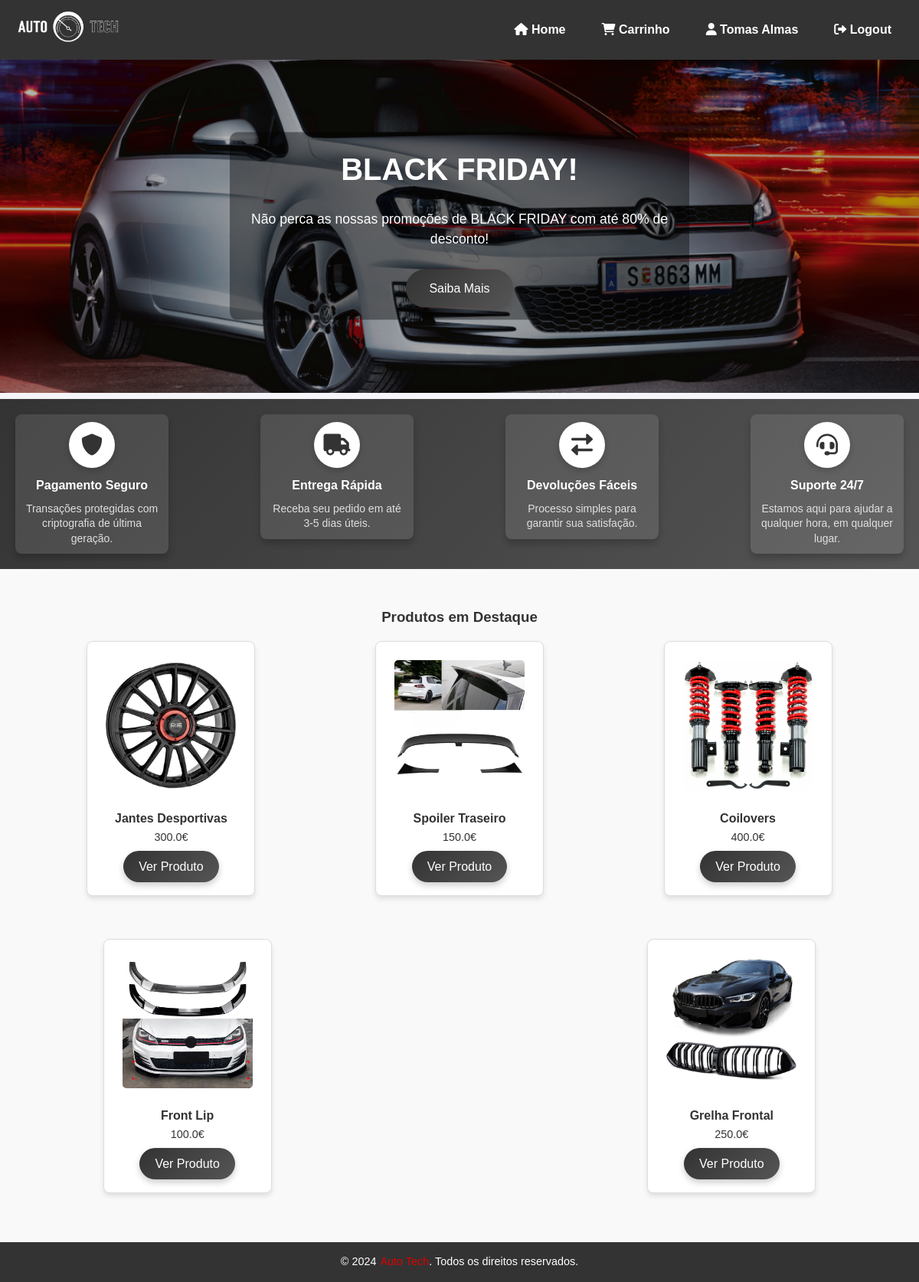
Screenshot of / (signed in) with the database file from the repository.
### main.py (models this page shows)
class User(UserMixin, db.Model):
    id = db.Column(db.Integer, primary_key=True)
    nome = db.Column(db.String(64), nullable=False)
    email = db.Column(db.String(120), unique=True, nullable=False)
    senha = db.Column(db.String(128), nullable=False)
    phone = db.Column(db.String(15), nullable=True)
    rua = db.Column(db.String(128), nullable=True)
    numero = db.Column(db.String(10), nullable=True)
    cidade = db.Column(db.String(64), nullable=True)
    codigo_postal = db.Column(db.String(10), nullable=True)
    country = db.Column(db.String(64), nullable=True)
    rua_faturacao = db.Column(db.String(128), nullable=True)
    numero_faturacao = db.Column(db.String(10), nullable=True)
    cidade_faturacao = db.Column(db.String(64), nullable=True)
    codigo_postal_faturacao = db.Column(db.String(10), nullable=True)
    pais_faturacao = db.Column(db.String(64), nullable=True)

class Produto(db.Model):
    id = db.Column(db.Integer, primary_key=True)
    nome = db.Column(db.String(64), nullable=False)
    preco = db.Column(db.Float, nullable=False)
    descricao = db.Column(db.String(255))
    stock = db.Column(db.Integer, nullable=False)
    rating = db.Column(db.Integer, nullable=False)

### main.py (the view)
@app.route('/')
def index():
    produtos = Produto.query.all()
    return render_template('index.html', name="Produtos Automotivos",produtos=produtos, user = current_user)

### main.py (called while the page is built)
@login_manager.user_loader
def load_user(user_id):
    return User.query.get(int(user_id))

### templates/index.html (shortened to what this page needs)
{% extends 'core/base.html' %}
{% block main %}
<main>
    <section class="hero">
        <div class="slider">
            <div class="slides">
                <div class="slide">
                    <img src="{{ url_for('static', filename='images/banner1.png') }}" alt="Promoção de Natal">
                    <div class="content">
                        <h2>BLACK FRIDAY!</h2>
                        <p>Não perca as nossas promoções de BLACK FRIDAY com até 80% de desconto!</p>
                        <a href="#" class="btn">Saiba Mais</a>
                    </div>
                </div>
            </div>
        </div>
    </section>
    <section class="trustbar">
        <div class="trust-item">
            <div class="icon-container">
                <i class="fas fa-shield-alt"></i>
            </div>
            <h3>Pagamento Seguro</h3>
            <p>Transações protegidas com criptografia de última geração.</p>
        </div>
        <div class="trust-item">
            <div class="icon-container">
                <i class="fas fa-truck"></i>
            </div>
            <h3>Entrega Rápida</h3>
            <p>Receba seu pedido em até 3-5 dias úteis.</p>
        </div>
        <div class="trust-item">
            <div class="icon-container">
                <i class="fas fa-exchange-alt"></i>
            </div>
            <h3>Devoluções Fáceis</h3>
            <p>Processo simples para garantir sua satisfação.</p>
        </div>
        <div class="trust-item">
            <div class="icon-container">
                <i class="fas fa-headset"></i>
            </div>
            <h3>Suporte 24/7</h3>
            <p>Estamos aqui para ajudar a qualquer hora, em qualquer lugar.</p>
        </div>
    </section>
    <section class="products">
        <h3>Produtos em Destaque</h3>
        <div class="product-list">
            {% for produto in produtos %}
            <a href="{{ url_for('produto', nome=produto.nome) }}">
            <div class="product">
                <img src="{{ url_for('static', filename='images/' + produto.nome + '.png') }}" alt="{{ produto.nome }}">
                <h4>{{ produto.nome }}</h4>
                <p>{{ produto.preco }}€</p>
                <a class="btn" href="{{ url_for('produto', nome=produto.nome) }}">Ver Produto</a>
            </div>
        </a>
            {% endfor %}
        </div>
    </section>
</main>
{% endblock %}

### templates/core/header.html
<header>
    <a href="{{ url_for('index') }}"><img src="{{ url_for('static', filename='images/logo_auto-tech_white.png') }}" alt="Logo Auto Tech" class="logo"></a>
    <nav>
        <a href="{{ url_for('index') }}" aria-label="Home"><i class="fas fa-home"></i> Home</a>
        {% if current_user.is_authenticated %}
        <a href="{{ url_for('carrinho') }}" aria-label="Carrinho"><i class="fas fa-shopping-cart"></i> Carrinho</a>
        <a href="{{ url_for('perfil') }}" aria-label="Perfil"><i class="fas fa-user"></i> {{ user.nome }}</a>
        <a href="{{ url_for('logout') }}" aria-label="Logout"><i class="fas fa-sign-out-alt"></i> Logout</a>
    {% else %}
        <a href="{{ url_for('login') }}" aria-label="Login"><i class="fas fa-user"></i> Login</a>
    {% endif %}
    </nav>
</header>

### static/css/style.css (style rules this page uses)
* { margin: 0; padding: 0; box-sizing: border-box; }
header { position: fixed; top: 0; left: 0; width: 100%; background-color: #333; padding: 10px 20px; display: flex; align-items: center; justify-content: space-between; z-index: 1001; box-shadow: 0 2px 10px rgba(0, 0, 0, 0.2); }
header img.logo { max-height: 50px; }
header nav { display: flex; gap: 15px; }
header nav a { color: #fff; text-decoration: none; font-weight: bold; transition: color 0.3s ease, background-color 0.3s ease; padding: 0.5em 1em; border-radius: 5px; }
.hero { position: relative; width: 100%; overflow: hidden; display: flex; align-items: center; justify-content: center; }
.slider { position: relative; width: 100%; height: 100%; }
.slides { display: flex; transition: transform 0.5s ease-in-out; width: 100%; }
.slide { min-width: 100%; height: 100%; position: relative; flex-shrink: 0; }
.slide img { width: 100%; height: 100%; object-fit: cover; }
.content { position: absolute; top: 50%; left: 50%; transform: translate(-50%, -50%); color: #fff; text-align: center; max-width: 80%; padding: 1em; z-index: 2; background: rgba(0, 0, 0, 0.4); border-radius: 10px; }
.content h2 { font-size: 2.5em; margin-bottom: 0.5em; font-weight: bold; }
.content p { font-size: 1.1em; margin-bottom: 1.5em; line-height: 1.5; }
.content .btn { background-color: #DF0101; color: #fff; padding: 12px 30px; font-size: 1em; border-radius: 25px; text-decoration: none; transition: transform 0.3s ease, background-color 0.3s ease; display: inline-block; box-shadow: 0 4px 10px rgba(0, 0, 0, 0.2); }
.btn { background: linear-gradient(135deg, #333, #555); color: #fff; padding: 12px 20px; border: none; border-radius: 25px; cursor: pointer; font-size: 1em; transition: background-color 0.3s ease, transform 0.3s ease, box-shadow 0.3s ease; box-shadow: 0 4px 8px rgba(0, 0, 0, 0.2); text-decoration: none; }
.products { padding: 3em 1em; text-align: center; background-color: #f9f9f9; }
.product-list { display: flex; justify-content: space-around; flex-wrap: wrap; gap: 1.5em; }
.product { background: #fff; border: 1px solid #ddd; border-radius: 8px; padding: 1.5em; margin: 1em; width: 220px; text-align: center; box-shadow: 0 4px 6px rgba(0, 0, 0, 0.1); transition: transform 0.3s ease, box-shadow 0.3s ease; }
.product img { max-width: 100%; height: auto; border-radius: 5px; margin-bottom: 1em; }
.product p { font-size: 0.9em; color: #666; margin-bottom: 1em; }
.product h3, .product p { text-decoration: none; color: inherit; }
.product a { text-decoration: none; color: inherit; }
.product .btn { text-decoration: none; color: white !important; }
main { flex: 1; }
.trustbar { display: flex; justify-content: space-between; align-items: flex-start; background: linear-gradient(135deg, #333, #555); padding: 20px 20px; color: #fff; flex-wrap: wrap; gap: 20px; }
.trust-item { flex: 1 1 150px; max-width: 200px; text-align: center; padding: 10px; border-radius: 8px; background: rgba(255, 255, 255, 0.1); box-shadow: 0 6px 10px rgba(0, 0, 0, 0.2); transition: transform 0.3s ease, box-shadow 0.3s ease; }
.icon-container { display: inline-flex; justify-content: center; align-items: center; width: 60px; height: 60px; margin: 0 auto 10px; background-color: #fff; color: #333; border-radius: 50%; font-size: 28px; box-shadow: 0 3px 8px rgba(0, 0, 0, 0.2); }
.trust-item h3 { font-size: 16px; margin-bottom: 8px; font-weight: bold; color: #fff; }
.trust-item p { font-size: 14px; line-height: 1.4; color: #e0e0e0; }

### rows the page displays
User: nome "Tomas Almas"
Produto: nome (picture), nome "Jantes Desportivas", preco "300.0"
Produto: nome (picture), nome "Spoiler Traseiro", preco "150.0"
Produto: nome (picture), nome "Coilovers", preco "400.0"
Produto: nome (picture), nome "Front Lip", preco "100.0"
Produto: nome (picture), nome "Grelha Frontal", preco "250.0"
